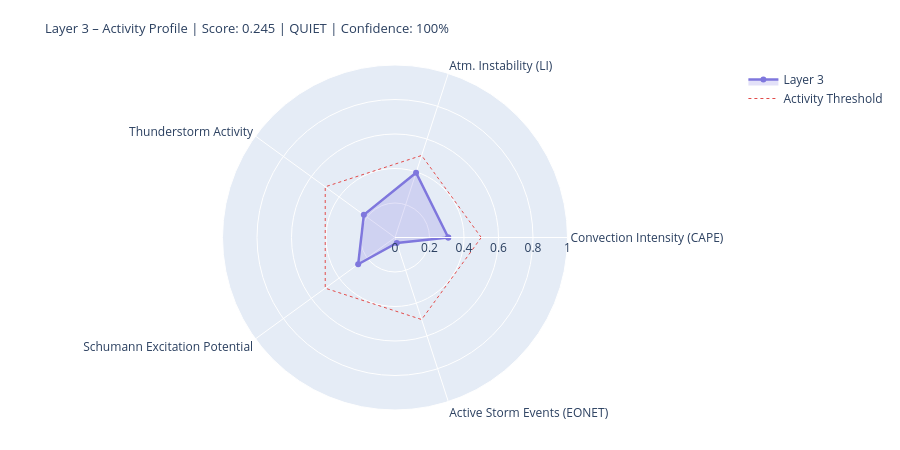

The notebook cell this image was saved under:
### Markdown cell above
---
## 4. State Assessment & Handoff to Layer 4/5

### Code cell
# ============================================================
# LAYER-3-SCORE
# Five dynamic components
# ============================================================

def norm(v, lo, hi):
    if v is None or (isinstance(v, float) and math.isnan(v)): return None
    return round(max(0.0, min(1.0, (v - lo) / (hi - lo))), 4)

# --- 1) Convection intensity (global CAPE mean) ---
cape_mean = df_atm['cape'].dropna().mean() if not df_atm.empty else None
conv_score = norm(cape_mean, 0, 3000)
conv_src   = 'primary' if cape_mean is not None else 'missing'

# --- 2) Atmospheric instability (LI mean) ---
li_mean   = df_atm['li'].dropna().mean() if not df_atm.empty else None
# Negative LI = unstable → higher score
instab_score = norm(-li_mean if li_mean is not None else None, -6, 6)
instab_src   = 'primary' if li_mean is not None else 'missing'

# --- 3) Thunderstorm activity (mean thunder score + WMO count) ---
thunder_mean = df_atm['thunder_score'].mean() if not df_atm.empty else None
n_thunder    = int(df_atm['thunderstorm'].sum()) if not df_atm.empty else 0
thunder_score_val = norm(
    (thunder_mean or 0) * 0.7 + n_thunder * 0.1, 0, 1.0
) if thunder_mean is not None else None
thunder_src = 'primary'

# --- 4) Schumann excitation potential (weighted Schumann contribution) ---
schumann_pot = df_atm['schumann_contribution'].mean() if not df_atm.empty else None
# Boosted by Layer-2 thunderstorm trigger
if schumann_pot is not None and l2_thunder:
    schumann_pot = min(1.0, schumann_pot * 1.2)
schumann_score = norm(schumann_pot, 0, 1.0) if schumann_pot is not None else None
schumann_src   = 'derived'

# --- 5) Storm activity (NASA EONET) ---
# Distinction: None = data not loaded, 0.0 = loaded but no events
storm_score = None
storm_src   = 'missing'
if raw.get('storms') is not None:          # API reached successfully
    storm_score = norm(len(storm_events), 0, 30) if storm_events else 0.0
    storm_src   = 'primary'

# X-Ray and Kp: context only, not in dynamic score
# (X-Ray = Layer-0/4 driver; Kp = geomagnetic index, not a lightning proxy)
xray_context = None
if raw.get('xray'):
    df_xc = pd.DataFrame(raw['xray'])
    fc = next((c for c in df_xc.columns
               if any(k in c.lower() for k in ['flux','long']) and 'time' not in c.lower()),
              df_xc.columns[1])
    df_xc[fc] = pd.to_numeric(df_xc[fc], errors='coerce')
    xray_last = df_xc[fc].dropna().iloc[-1] if not df_xc[fc].dropna().empty else None
    if xray_last:
        xray_class = ('X' if xray_last>=1e-4 else 'M' if xray_last>=1e-5
                      else 'C' if xray_last>=1e-6 else 'B')
        xray_context = {'flux': float(xray_last), 'class': xray_class}
        print(f'X-Ray context: {xray_class}-class ({xray_last:.2e} W/m²)')

# --- Aggregate ---
COMPONENTS = {
    'Convection Intensity (CAPE)':  {'score': conv_score,       'source': conv_src,    'dynamic': True},
    'Atm. Instability (LI)':         {'score': instab_score,     'source': instab_src,  'dynamic': True},
    'Thunderstorm Activity':              {'score': thunder_score_val, 'source': thunder_src, 'dynamic': True},
    'Schumann Excitation Potential':   {'score': schumann_score,   'source': schumann_src,'dynamic': True},
    'Active Storm Events (EONET)': {'score': storm_score,      'source': storm_src,   'dynamic': True},
}

available   = {k: v['score'] for k, v in COMPONENTS.items() if v['score'] is not None}
unavailable = [k for k, v in COMPONENTS.items() if v['score'] is None]
layer3_score = round(sum(available.values()) / len(available), 4) if available else None
confidence   = round(len(available) / len(COMPONENTS), 2)
level = ('unknown' if layer3_score is None
         else 'quiet'   if layer3_score < 0.3
         else 'moderate' if layer3_score < 0.6
         else 'active')
dominant_l3 = max(available, key=available.get) if available else 'none'

# --- Ausgabe ---
W = 68
print('=' * W)
print('LAYER 3 – ATMOSPHERE / WEATHER / THUNDERSTORMS – STATE ASSESSMENT')
print('=' * W)
for name, comp in COMPONENTS.items():
    s = comp['score']
    if s is not None:
        bar = '█' * int(s * 20) + '░' * (20 - int(s * 20))
        print(f'  {name:<36} {bar}  {s:.3f}  [{comp["source"]}]')
    else:
        print(f'  {name:<36} {"─" * 20}  n/a   [missing]')
print('-' * W)
print(f'  Score:        {layer3_score:.3f}  ({len(available)}/{len(COMPONENTS)} components)')
print(f'  Confidence:   {confidence:.0%}')
print(f'  Level:        {level.upper()}')
print(f'  Dominant:     {dominant_l3}')
print(f'  CAPE mean:    {cape_mean:.0f} J/kg' if cape_mean else '  CAPE mean:    n/a')
print(f'  LI mean:      {li_mean:.1f} K' if li_mean is not None else '  LI mean:      n/a')
print(f'  Thunderstorms:{n_thunder} points (WMO)  +  {len(storm_events)} NASA EONET')
print('=' * W)

# Radar
cats   = list(available.keys())
vals_r = list(available.values())
if len(cats) >= 3:
    fig = go.Figure()
    fig.add_trace(go.Scatterpolar(
        r=vals_r + [vals_r[0]], theta=cats + [cats[0]],
        fill='toself', fillcolor='rgba(127,119,221,0.22)',
        line=dict(color='#7F77DD', width=2.5), name='Layer 3'
    ))
    fig.add_trace(go.Scatterpolar(
        r=[0.5] * (len(cats)+1), theta=cats + [cats[0]],
        line=dict(color='#E24B4A', dash='dot', width=1),
        mode='lines', name='Activity Threshold'
    ))
    fig.update_layout(
        title=dict(
            text=f'Layer 3 – Activity Profile | Score: {layer3_score:.3f} | {level.upper()} | Confidence: {confidence:.0%}',
            font=dict(size=13)
        ),
        polar=dict(radialaxis=dict(visible=True, range=[0, 1])),
        height=450, showlegend=True,
        margin=dict(l=60, r=60, t=65, b=40)
    )
    fig.show()

### Figure 1 — Plotly figure (JSON) as saved in the notebook; plotly's stock layout.template omitted (floating-point values rounded to 4 significant figures)
{"data": [{"fill": "toself", "fillcolor": "rgba(127,119,221,0.22)", "line": {"color": "#7F77DD", "width": 2.5}, "name": "Layer 3", "r": [0.3087, 0.395, 0.2232, 0.264, 0.0333, 0.3087], "theta": ["Convection Intensity (CAPE)", "Atm. Instability (LI)", "Thunderstorm Activity", "Schumann Excitation Potential", "Active Storm Events (EONET)", "Convection Intensity (CAPE)"], "type": "scatterpolar"}, {"line": {"color": "#E24B4A", "dash": "dot", "width": 1}, "mode": "lines", "name": "Activity Threshold", "r": [0.5, 0.5, 0.5, 0.5, 0.5, 0.5], "theta": ["Convection Intensity (CAPE)", "Atm. Instability (LI)", "Thunderstorm Activity", "Schumann Excitation Potential", "Active Storm Events (EONET)", "Convection Intensity (CAPE)"], "type": "scatterpolar"}], "layout": {"height": 450, "margin": {"b": 40, "l": 60, "r": 60, "t": 65}, "polar": {"radialaxis": {"range": [0, 1], "visible": true}}, "showlegend": true, "title": {"font": {"size": 13}, "text": "Layer 3 – Activity Profile | Score: 0.245 | QUIET | Confidence: 100%"}}}
